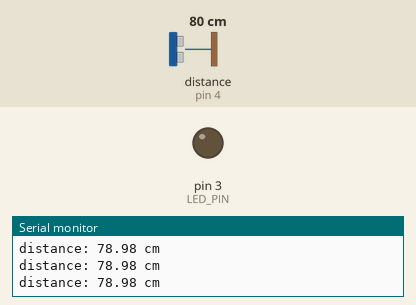
This sketch was run on a simulated Arduino Uno, built with avr-gcc and run on an emulated ATmega328P. On the bench: output pins drawn as LEDs (lit = HIGH), the last lines printed to the serial monitor. Wiring (inferred from the names in the program): ultrasonic range finder: trigger pin 5; echo pin 4. Inputs (shaded band) come from the test bench; at power-on: distance to the obstacle (sensor on pin 4) 80 cm. The echo pulse lasts 58.3 µs per cm; pins used as bus, display or sensor lines are not drawn.

Above: at 1.3 s.
1.4 s: distance to the obstacle (sensor on pin 4) set to 54 cm
2.9 s: distance to the obstacle (sensor on pin 4) set to 45 cm
At 4.1 s:
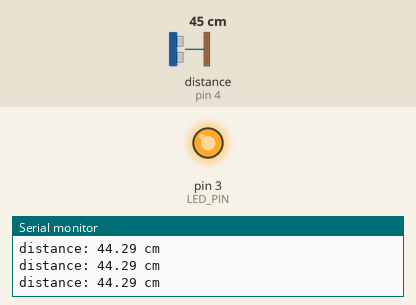
4.5 s: distance to the obstacle (sensor on pin 4) set to 120 cm
At 5.7 s:
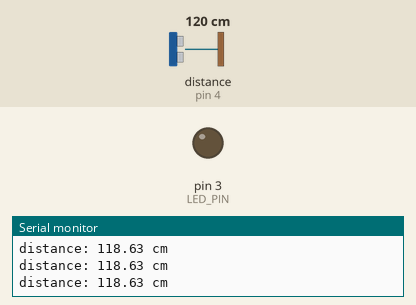
6.0 s: distance to the obstacle (sensor on pin 4) set to 47 cm
At 6.5 s:
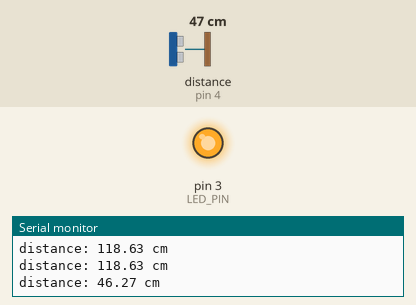
Timing chart, 0 to 8.5 s (numbered marks = the images above; inputs shaded):
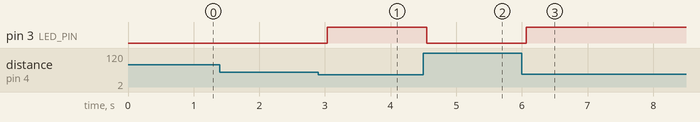

Measured:
- the behaviour switches between 51 and 50 cm on distance to the obstacle (sensor on pin 4) (found by bisection; images 0 and 1)
- after the input at 2.9 s, pin 3 (LED_PIN): LOW → HIGH after 0.13 s
- after the input at 4.5 s, pin 3 (LED_PIN): HIGH → LOW after 0.05 s
- after the input at 6.0 s, pin 3 (LED_PIN): LOW → HIGH after 0.07 s

The sketch:

Ultrasonic_sensor.ino
```cpp
// constants won't change
const int TRIG_PIN = 5; // Arduino pin connected to Ultrasonic Sensor's TRIG pin
const int ECHO_PIN = 4; // Arduino pin connected to Ultrasonic Sensor's ECHO pin
const int LED_PIN  = 3; // Arduino pin connected to LED's pin
const int DISTANCE_THRESHOLD = 50; // centimeters

// variables will change:
float duration_us, distance_cm;

void setup() {
  Serial.begin (9600);       // initialize serial port
  pinMode(TRIG_PIN, OUTPUT); // set arduino pin to output mode
  pinMode(ECHO_PIN, INPUT);  // set arduino pin to input mode
  pinMode(LED_PIN, OUTPUT);  // set arduino pin to output mode
}

void loop() {
  // generate 10-microsecond pulse to TRIG pin
  digitalWrite(TRIG_PIN, HIGH);
  delayMicroseconds(10);
  digitalWrite(TRIG_PIN, LOW);

  // measure duration of pulse from ECHO pin
  duration_us = pulseIn(ECHO_PIN, HIGH);
  // calculate the distance
  distance_cm = 0.017 * duration_us;

  if(distance_cm < DISTANCE_THRESHOLD)
    digitalWrite(LED_PIN, HIGH); // turn on LED
  else
    digitalWrite(LED_PIN, LOW);  // turn off LED

  // print the value to Serial Monitor
  Serial.print("distance: ");
  Serial.print(distance_cm);
  Serial.println(" cm");

  delay(500);
}
```
